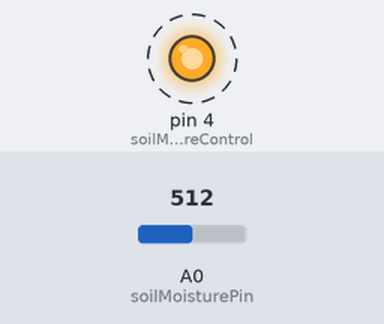
This sketch was run on a simulated Arduino Uno, built with avr-gcc and run on an emulated ATmega328P. Shown: output pins drawn as LEDs (lit = HIGH). Dashed ring = blinking. The inputs (shaded band) are chosen by the test bench; at power-on: A0 (soilMoisturePin) = 512. What the sketch prints to the serial monitor is not drawn.

Above: at 1.7 s.
Timing chart, 0 to 6.8 s (numbered marks = the images above):
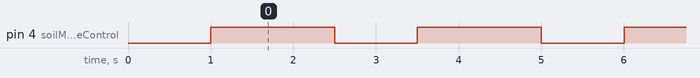

Measured:
- by itself, pin 4 (soilMoistureControl): alternates HIGH for 1.5 s and LOW for 1.0 s

The sketch:

Soil_Moisture_Test_Control_Signal.ino
```cpp
/*******************************************************************
*  Sensor:       Sparkfun's Soil Moisture Sensor
*  Author:       Sparkfun
*  Contributer:  Oliver S
*  Description:  This is an example sketch to test the soil moisture sensor.
*
*  To-do:        Add if/else statements to integrate watering schedule
*
*******************************************************************/

// DEFINITIONS
  // Soil Moisture Sensor DEFINITIONS
  int soilMoisturePin = A0;           // soilMoisturePin     <-- Analog 0 Data Signal
  int soilMoistureControl = 4;      // soilMoistureControl <-- Digital 4 Control Signal

  int thresholdUp = 400;              // High threshold that is used in the Water Cycle
  int thresholdDown = 250;            // Low threshold that is used in the Water Cycle

// SETUP
void setup()
  {
    //mySerial.begin(9600);           // set up serial port for 9600 baud (speed)
    Serial.begin(115200);             // Set the Baud Rate
    delay(500);                       // wait for display to boot up

    // System Information
    Serial.println(F("Soil Moisture Code Test! No Control Signal"));
    Serial.println(F(""));
    delay(500);                       // wait for display to boot up

    // Soil Moisture setup
    pinMode(soilMoistureControl, OUTPUT);           // Sets Digital 4 pin as Output
}

// MAIN CODE
void loop()
  {
      /////////////////////////////////////////////////////////////////////
      // Soil Moisture Sensor loop
      /////////////////////////////////////////////////////////////////////
      // Define sensorValue as the pin's analog value.
      int soilMoistureReading;
      digitalWrite(soilMoistureControl, HIGH);            // Switch Sensor On
      delay(1000);                                       // Wait for Sensor to charge
      soilMoistureReading = analogRead(soilMoisturePin);    // Take Sensor Reading
      delay(500);                                          // Wait to read Sensor
      digitalWrite(soilMoistureControl, LOW);             // Switch Sensor Off
      delay(1000);

      // Print the Soil Moisture Level info.
      Serial.print("Soil Moisture Level: ");                // Print the header
      Serial.print(soilMoistureReading);                    // Print the analog reading
      Serial.println("\t");                                 // Advance to next sensor

}
```
